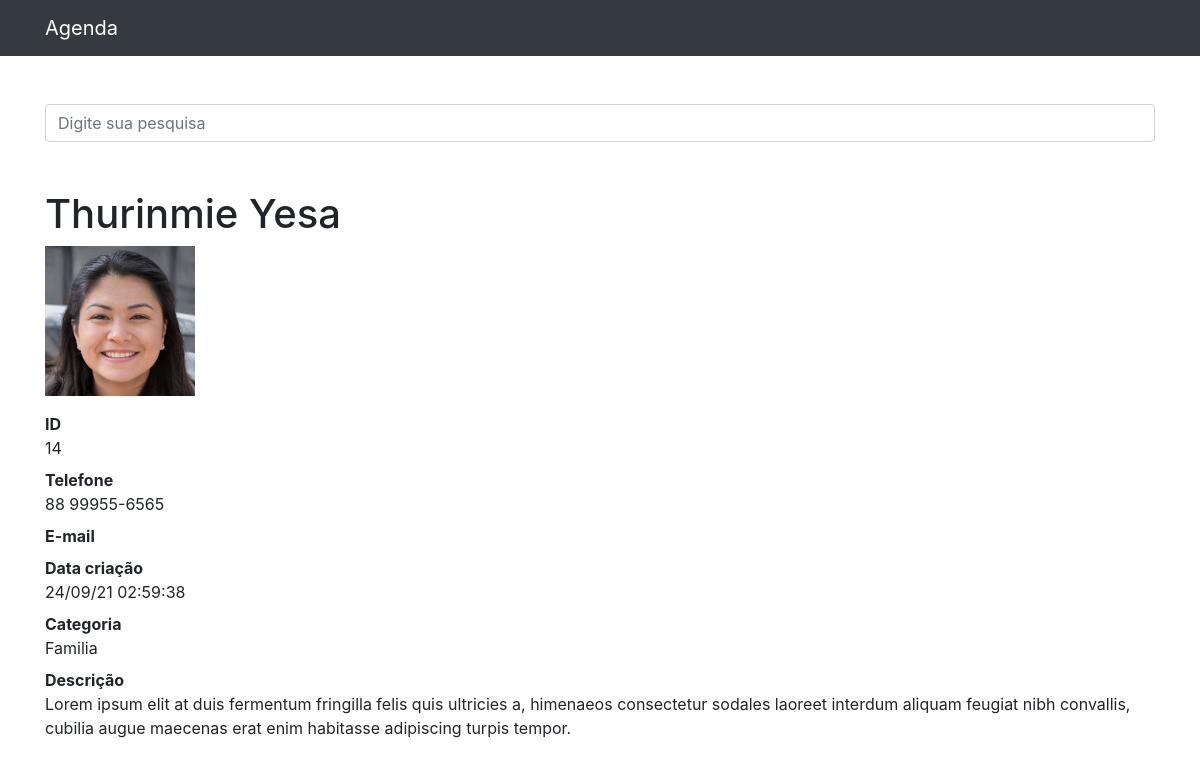
The page /14 on the database its author committed.
### contatos/models.py (models this page shows, shortened)
class Contato(models.Model):
    nome = models.CharField(max_length=50)
    sobrenome = models.CharField(max_length=50, blank=True)
    telefone = models.CharField(max_length=50)
    email = models.EmailField(max_length=254, blank=True)
    data_criacao = models.DateTimeField(default=timezone.now)
    descricao = models.TextField(blank=True)
    categoria = models.ForeignKey(Categoria, on_delete=models.DO_NOTHING)
    mostrar = models.BooleanField(default=True)
    foto = models.ImageField(blank=True, upload_to='fotos/%Y/%m/')

class Categoria(models.Model):
    nome = models.CharField(max_length=50)
    def __str__(self):
        return self.nome

### contatos/views.py (the view)
# urls.py: path('<int:contato_id>', views.ver_contato, name='ver_contato'),
def ver_contato(request, contato_id):
    contato = get_object_or_404(Contato, id=contato_id)
    if not contato.mostrar:
        raise Http404
    return render(request, "contatos/ver_contato.html", {"contato": contato})

### contatos/templates/contatos/ver_contato.html (shortened to what this page needs)
{% extends 'base.html' %}
{% block conteudo %}
<h1 class="mt-5">{{ contato.nome }} {{ contato.sobrenome }}</h1>
{% if contato.foto %}
<p>
    <img src= "{{ contato.foto.url }}" style="max-width: 150px; heigth: auto">
</p>
{% endif %}
<dl>
    <dt>ID</dt>
    <dd>{{ contato.id }}</dd>
    <dt>Telefone</dt>
    <dd>{{ contato.telefone }}</dd>
    <dt>E-mail</dt>
    <dt>Data criação</dt>
    <dd>{{ contato.data_criacao|date:'d/m/y H:i:s' }}</dd>
    <dt>Categoria</dt>
    <dd>{{ contato.categoria }}</dd>
    <dt>Descrição</dt>
    <dd>{{ contato.descricao }}</dd>
</dl>
{% endblock conteudo %}

### rows shown on the page
Contato: nome "Thurinmie", sobrenome "Yesa", foto (picture), id "14", telefone "88 99955-6565", data_criacao "24/09/21 02:59:38", categoria "Familia", descricao "Lorem ipsum elit at duis fermentum fringilla felis quis ultricies a, himenaeos consectetur sodales laoreet interdum aliquam feugiat nibh convallis, cubilia augue maecenas erat enim habitasse adipiscing turpis tempor."
